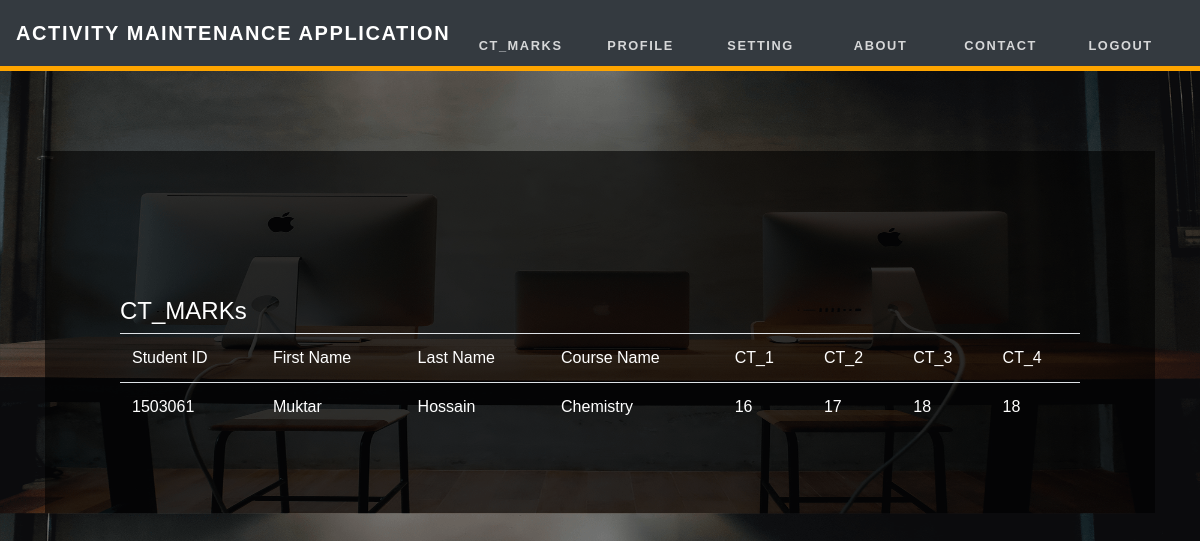
/CHEM_1113/, run on an earlier commit of the app's database.
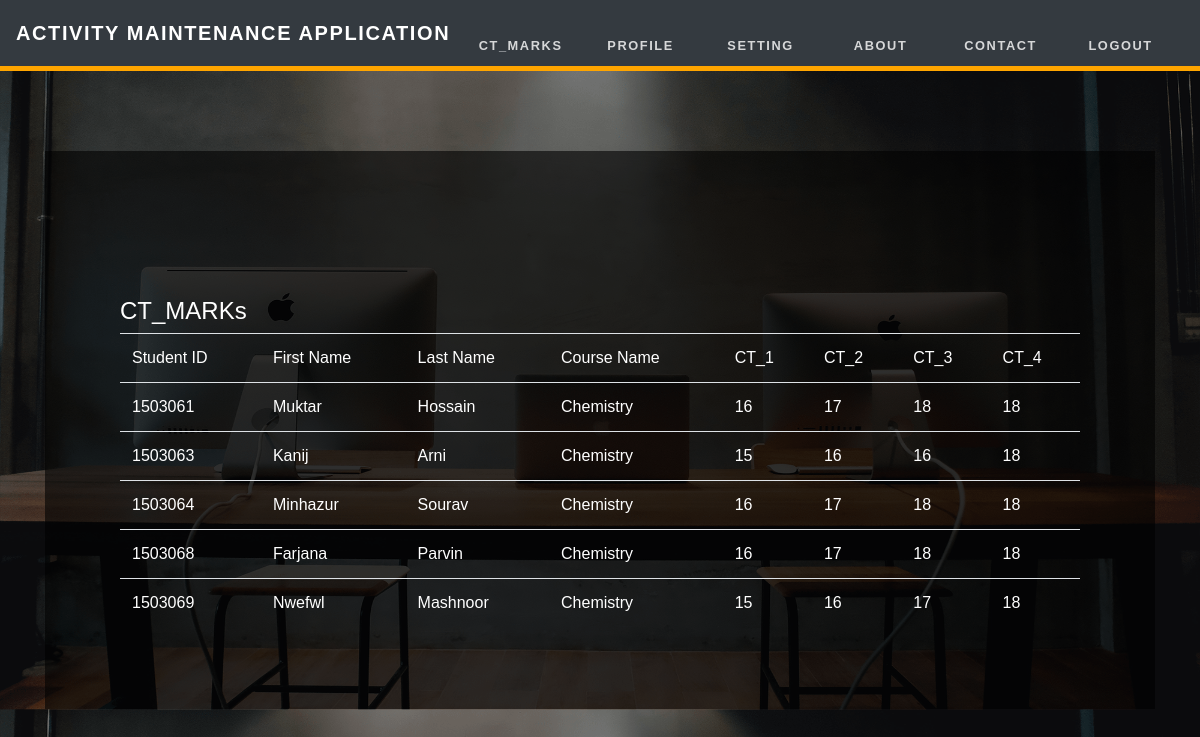
And on a later commit of the database.
### project/models.py (models this page shows)
class CT_Marks(models.Model):
    student_id = models.IntegerField(max_length=40)
    first_name = models.CharField(max_length=40)
    last_name = models.CharField(max_length=40)
    course_name = models.CharField(max_length=40)
    CT_1 = models.IntegerField(max_length=40, default=" ")
    CT_2 = models.IntegerField(max_length=40, default=" ")
    CT_3 = models.IntegerField(max_length=40, default=" ")
    CT_4 = models.IntegerField(max_length=40, default=" ")

### student/views.py (the view)
# urls.py: path('CHEM_1113/', s_views.CHEM_1113, name='CHEM_1113'),
def CHEM_1113(request):
    items = CT_Marks.objects.filter(course_name='Chemistry')
    context = {
        'items': items,
        'header': "CT_MARKs"
    }
    return render(request, 'student/ct_marks.html', context)

### student/templates/student/ct_marks.html (shortened to what this page needs)
{% extends 'student/st_base.html' %}
{% block main_content %}
<div class="content-section" style="width:100%;">
    <div class="col-12">
<div class="button-group">
    <h4> {{ header }}</h4>
</div>
<table class="table table-hover">
    <thead>
    <tr>
        <td style="color:white;">Student ID</td>
        <td style="color:white;">First Name</td>
        <td style="color:white;">Last Name</td>
        <td style="color:white;">Course Name</td>
        <td style="color:white;">CT_1</td>
        <td style="color:white;">CT_2</td>
        <td style="color:white;">CT_3</td>
        <td style="color:white;">CT_4</td>
    </tr>
    </thead>
    <tbody>
    {% for item in items %}
    <tr>
        <td style="color:white;">{{ item.student_id }}</td>
        <td style="color:white;">{{ item.first_name }}</td>
        <td style="color:white;">{{ item.last_name }}</td>
        <td style="color:white;">{{ item.course_name }}</td>
        <td style="color:white;">{{ item.CT_1 }}</td>
        <td style="color:white;">{{ item.CT_2 }}</td>
        <td style="color:white;">{{ item.CT_3 }}</td>
        <td style="color:white;">{{ item.CT_4 }}</td>
    </tr>
    {% endfor %}
    </tbody>
</table>
</div>
    </div>
{% endblock %}

### student/templates/student/st_base.html (shortened to what this page needs)
{% load static %}
<!DOCTYPE html>
<html lang="en">
<head>
	<link rel="stylesheet" href="/static/bootstrap-4.1.3-dist/css/bootstrap.min.css">
	<link rel="stylesheet" href="/static/css/fixed.css">
    <link rel="stylesheet" href="https://cdnjs.cloudflare.com/ajax/libs/font-awesome/4.7.0/css/font-awesome.min.css">
    <link rel="stylesheet" href="https://stackpath.bootstrapcdn.com/bootstrap/4.3.1/css/bootstrap.min.css">
</head>
<body data-spy="scroll" data-target="#navbarResponsive">
      <nav class="navbar navbar-expand-md navbar-dark bg-dark fixed-top">
          <a class="navbar-brand" href="">Activity Maintenance Application</a>
          <div class="collapse navbar-collapse" id="navbarResponsive">
              <ul class="navbar-nav ml-auto">
                  <li class="nav-item">
                      <a class="nav-link" href="" style="color:white; padding-top: .8rem;">CT_Marks</a>
                  </li>
                  <li class="nav-item">
                      <a class="nav-link" href="{% url 'profile' %}" style="color:white;padding-top: .8rem;">Profile</a>
                  </li>
                  <li class="nav-item">
                      <a class="nav-link" href="{% url 'update' %}" style="color:white;padding-top: .8rem;">Setting</a>
                  </li>
                  <li class="nav-item">
                      <a class="nav-link" href="/s_about" style="color:white;padding-top: .8rem;">About</a>
                  </li>
                  <li class="nav-item">
                      <a class="nav-link" href="/s_contact/" style="color:white;padding-top: .8rem;">Contact</a>
                  </li>
                  <li class="nav-item">
                      <a class="nav-link" href="{% url 'logout' %}" style="color:white;padding-top: .8rem;">Logout</a>
                  </li>
              </ul>
          </div>
      </nav>
<div class="divider"></div>
  <main role="main" class="container">
      <div class="row">
        {% block main_content %}
        {% endblock%}
      </div>
    </main>
      </body>
</html>

### static/css/fixed.css (style rules this page uses)
[class*="col-"] { padding: 1rem; }
.row, .container-fluid { margin-left: 0px!important; margin-right: 0px!important; }

### student/templates/student/st_base.html (style rules this page uses)
body { overflow-x: hidden; font-family: 'Raleway', sans-serif; color: #505962; }
nav { text-transform: uppercase; font-weight: 700; font-size: .8rem; letter-spacing: .1rem; background-color:rgba(0,0,0,0.4); }
ul { margin:0px; padding:0px; list-style:none; }
ul li { float:left; color:white; width:120px; height:50px; line-height:50px; opacity:.8; text-align:center; padding-right: .7rem; position:relative; border:1px; color:white; }
.divider { background-color:orange; height:5px; margin-top:4.1rem; }

### student/templates/student/ct_marks.html (style rules this page uses)
body { background-image:url(/media/computers-3.png); background-size: 100% 100%; font-family: 'Raleway', sans-serif; font-weight: 100; height: 100vh; margin: 0px; padding:0px width:100%; height:100%; }
.content-section { border: 0px solid #fff; margin-top: 10vh; color:white; padding:50px 60px 50px 60px; background-color:rgba(0,0,0,0.6); }
.button-group { margin-top:10vh; }

What changed in the data, as far as the page shows it:
now on this page (row edited): CT_Marks: student_id "1503063", first_name "Kanij", last_name "Arni", course_name "Chemistry", CT_1 "15", CT_2 "16", CT_3 "16", CT_4 "18"
added CT_Marks: student_id "1503064", first_name "Minhazur", last_name "Sourav", course_name "Chemistry", CT_1 "16", CT_2 "17", CT_3 "18", CT_4 "18"
added CT_Marks: student_id "1503068", first_name "Farjana", last_name "Parvin", course_name "Chemistry", CT_1 "16", CT_2 "17", CT_3 "18", CT_4 "18"
added CT_Marks: student_id "1503069", first_name "Nwefwl", last_name "Mashnoor", course_name "Chemistry", CT_1 "15", CT_2 "16", CT_3 "17", CT_4 "18"
